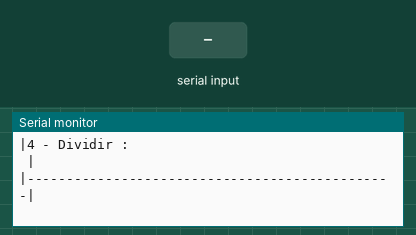
Bench run of a sketch on a simulated Arduino Mega 2560, built with avr-gcc and run on an emulated ATmega2560. Shown: the last lines printed to the serial monitor. The test bench sets the inputs (shaded band).

Above: at 1.1 s.
1.2 s: "s" received over Serial
At 3.3 s:
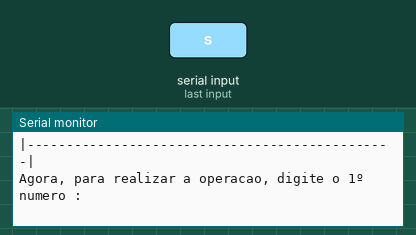
3.7 s: "90,45,200\n" received over Serial
At 6.1 s:
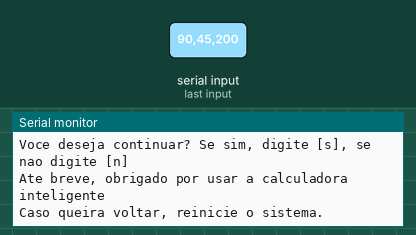

Measured:
- after the input at 1.2 s, the serial monitor: prints a new line after 1.0 s (image 1)
- after the input at 3.7 s, the serial monitor: prints a new line at once (image 2)

The sketch:

calculadora_com_menu.ino
```cpp
// C++ code
//Variáveis
 float numero1 = 0;
 float numero2 = 0;
 float soma;
 float Subtrair;
 float Multiplicar;
 float Dividir;
 int escolhaDaOperacao;
 int contador = 0;

void setup()
{
  Serial.begin(9600);

  do{
  Serial.println("|-----------------------------------------------|");
  Serial.println("|Bem-vindo a calculadora mega inteligente :     |");
  Serial.println("|Escolha uma das operacoes :                    |");
  Serial.println("|1 - Soma :                                     |");
  Serial.println("|2 - Subtrair :                                 |");
  Serial.println("|3 - Multiplicar :                              |");
  Serial.println("|4 - Dividir :                                  |");
  Serial.println("|-----------------------------------------------|");

  while(! Serial.available());//Espera o usuário digitar

  escolhaDaOperacao = Serial.parseInt();//resposta do usuário

  Serial.println("Agora, para realizar a operacao, digite o 1º numero :");
  while(! Serial.available());
  numero1 = Serial.parseFloat();

  Serial.println("Agora,digite o 2º numero :");
  while(! Serial.available());
  numero2 = Serial.parseFloat();

  if (escolhaDaOperacao == 1 ){
    soma = numero1 + numero2;
    Serial.println("WoW!!! o resultado foi:" + String(soma));

    }else if(escolhaDaOperacao == 2 ){
    Subtrair= numero1 - numero2;
    Serial.println("WoW!!! o resultado foi:" + String(Subtrair));

    }else if(escolhaDaOperacao == 3 ){
    Multiplicar= numero1 * numero2;
    Serial.println("WoW!!! o resultado foi:" + String(Multiplicar));
    Serial.println("Voce deseja continuar? Se sim, digite [s], se nao digite [n]");

  }else if(escolhaDaOperacao == 4 ){
   Dividir = numero1 / numero2;
    Serial.println("WoW!!! o resultado foi:" + String(Dividir));
    Serial.println("Voce deseja continuar? Se sim, digite [s], se nao digite [n]");
    while(! Serial.available());
  }

    Serial.println("Voce deseja continuar? Se sim, digite [s], se nao digite [n]");
    while(! Serial.available());

    if(Serial.readString() ==  "s" ){
    contador++;
    }
    else{
    contador = 0;

    Serial.println("Ate breve, obrigado por usar a calculadora inteligente");
    Serial.println("Caso queira voltar, reinicie o sistema.");
    }
  }
  while(contador != 0);
}

void loop()
{

}
```
